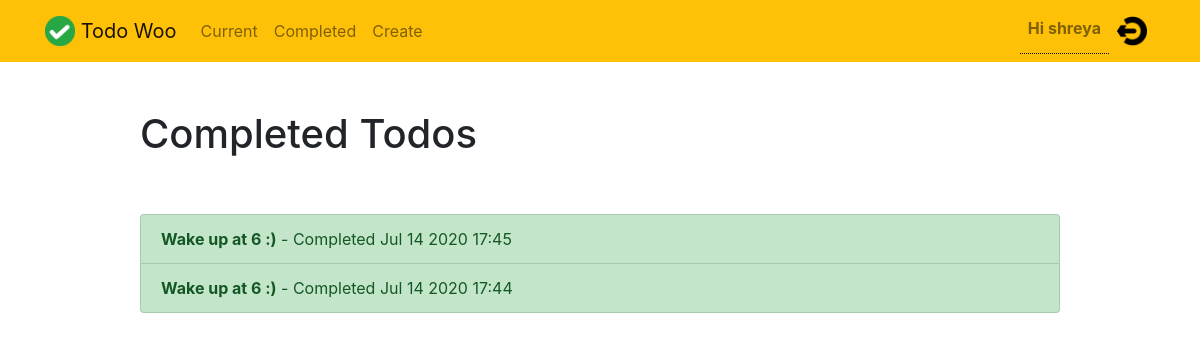
The page /todowoo/completed/ (signed in) on the database its author committed.
### todowoo/models.py (models this page shows, shortened)
class Todo(models.Model):
    title= models.CharField(max_length=100)
    memo = models.TextField(blank=True)
    created = models.DateTimeField(auto_now_add=True)
    datecompleted=models.DateTimeField(null=True, blank=True)
    important = models.BooleanField(default=False)
    user = models.ForeignKey(User, on_delete=models.CASCADE)
    deleteTodoOrNot = models.BooleanField(default=False)

### todowoo/views.py (the view)
# urls.py: path('completed/', views.completedtodos, name='completedtodos'),
@login_required
def completedtodos(request):
    todos = Todo.objects.filter(user = request.user, datecompleted__isnull = False, deleteTodoOrNot = False).order_by('-datecompleted')
    return render(request, 'todowoo/completedtodos.html',{'todos': todos})

### todowoo/templates/todowoo/completedtodos.html
{% extends "todowoo/base.html" %}
{% block content %}
    <div class="row justify-content-center mt-5">
        <div class="col-md-10">
            <h1>Completed Todos</h1>
        </div>
    </div>
    <div class="row justify-content-center mt-5">
        <div class="col-md-10">
            <div class="list-group">
                {% for todo in todos %}
                    <a href="{% url 'todowoo:viewtodo' todo.id %}" class="list-group-item list-group-item-action list-group-item-success"><b>{{ todo.title }}</b> - Completed {{ todo.datecompleted|date:'M j Y H:i' }}</a>
                {% endfor %}
            </div>
        </div>
    </div>
{% endblock %}

### todowoo/templates/todowoo/base.html (shortened to what this page needs)
{% load static %}
<!doctype html>
<html lang="en">
<head>
    <link rel="stylesheet" href="{% static 'todowoo/css/bootstrap.min.css' %}">
    <link rel="stylesheet" href="{% static 'todowoo/css/custom.css' %}">
</head>
<body>
<nav class="navbar navbar-expand-md navbar-light bg-warning">
<div class="container">
    <a class="navbar-brand" href="{% url 'todowoo:todowoohome' %}">
         <img src="{% static 'todowoo/img/logo.png' %}" width="30" height="30" class="d-inline-block align-top">
        <span>Todo Woo</span>
    </a>
    <div class="collapse navbar-collapse" id="navbarNav">
    {% if user.is_authenticated %}
        <ul class="navbar-nav mr-auto">
                <li class="nav-item {{ current }}">
                    <a class="nav-link" href="{% url 'todowoo:currenttodos' %}">Current</a>
                </li>
                <li class="nav-item {{ completed }}">
                    <a class="nav-link" href="{% url 'todowoo:completedtodos' %}">Completed</a>
                </li>
                <li class="nav-item {{ create }}">
                    <a class="nav-link" href="{% url 'todowoo:createtodo' %}">Create</a>
                </li>
        </ul>
    {% endif %}
    <ul class="navbar-nav ml-auto">
            {% if user.is_authenticated %}
              <li class="nav-link userLoggedId"><b>Hi {{request.user.username}}</b> </li>
              <li class="nav-item">
                  <a href="#" onclick="$('#signOutBtn').click()" class="nav-link">
                    <img src="{% static 'todowoo/img/logout.png' %}" width="30" height="30" class="d-inline-block align-top">
                  </a>
              </li>
            {% endif %}
        </ul>
    </div>
</div>
</nav>
<div class="container">
{% block content %}{% endblock %}
</div>
</body>
</html>

### todowoo/static/todowoo/css/custom.css (style rules this page uses)
.userLoggedId { border-bottom: 1px dotted black; }

### rows shown on the page
Todo: title "Wake up at 6 :)", datecompleted "Jul 14 2020 17:45"
Todo: title "Wake up at 6 :)", datecompleted "Jul 14 2020 17:44"

### other values the page prints
{{ request.user.username }} "shreya"
